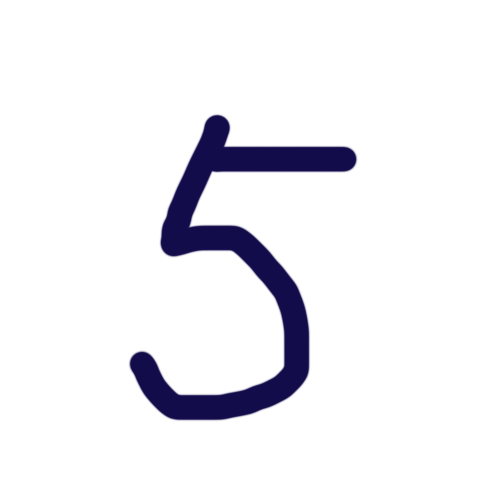
#> input picture handwritten-digists-recognition/number5.png, 500 x 500 px
$ python -i helper.py   (imports and definitions only)   (older library calls are emulated)
#> lines starting #> are read from the running program, lines starting #| are printed output that depends on the picture
import numpy as np

from PIL import Image, ImageOps
from collections import defaultdict
from sklearn.decomposition import PCA
from scipy import ndimage

def resize_image(image_file):
    """
    Convert image to grey scale then find the bounding box and the center of mass.
    Resize it to 20 x 20, center it on 28 x 28 image.
    """
#> called with image_file = 'number5.png'
    im = Image.open(image_file).convert('L')
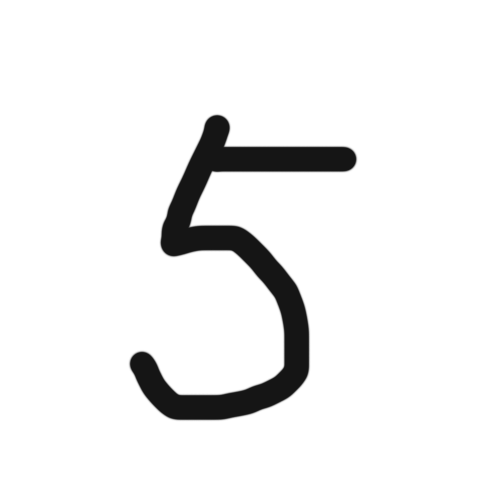
#> im: PIL image 500x500 L; min 21, max 255, mean 239
    pixels = im.load()
    width, height = im.size
#> width = 500; height = 500

    # Find center of mass
    center_y, center_x = ndimage.measurements.center_of_mass(255 - np.asarray(im))
#> center_y = 269.4; center_x = 237.2

    left, top, right, bottom = 0, 0, 0, 0
    for x in xrange(width):
        col = [pixels[x, y] for y in xrange(height)]
        if len(set(col)) > 1:
            left = x
            break

    for x in reversed(xrange(width)):
        col = [pixels[x, y] for y in xrange(height)]
        if len(set(col)) > 1:
            right = x
            break

    for y in xrange(height):
        row = [pixels[x, y] for x in xrange(width)]
        if len(set(row)) > 1:
            top = y
            break
#> this loop made 114 passes
#> top on pass 114: 113

    for y in reversed(xrange(height)):
        row = [pixels[x, y] for x in xrange(width)]
        if len(set(row)) > 1:
            bottom = y
            break
#> this loop made 79 passes
#> bottom on pass 79: 421
#> y on passes 1 to 6: 499, 498, 497, 496, 495, 494

    new_width, new_height = (right - left), (bottom - top)
#> new_width = 230; new_height = 308
    half_length = max(new_width, new_height) / 2
#> half_length = 154
    top = center_y - half_length
#> top = 115.4
    bottom = center_y + half_length
#> bottom = 423.4
    left = center_x - half_length
#> left = 83.22
    right = center_x + half_length
#> right = 391.2

#> (the run stopped early here; a loop or call above may not have finished)
